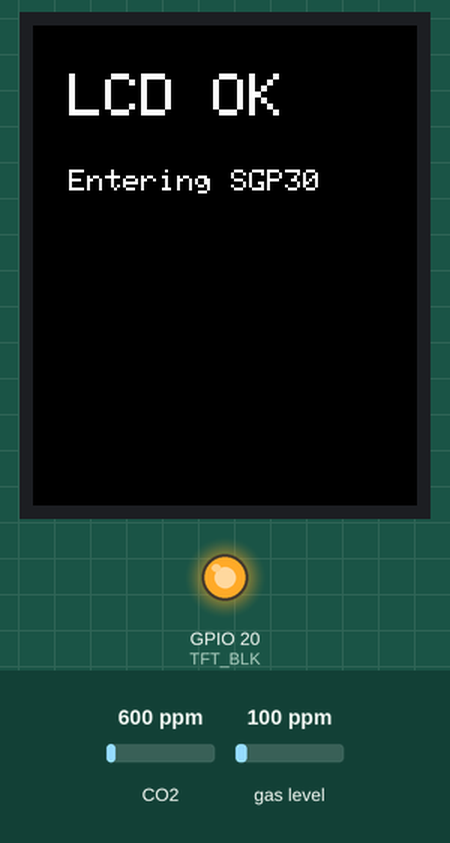
Recording of a sketch running on a simulated ESP32. On the bench: 128×160 colour display, output pins drawn as LEDs (lit = HIGH). Inputs (shaded band) come from the test bench; at power-on: gas level 100 ppm, CO2 600 ppm. What the sketch prints to the serial monitor is not drawn.

Above: at 3.7 s.
At 6.3 s:
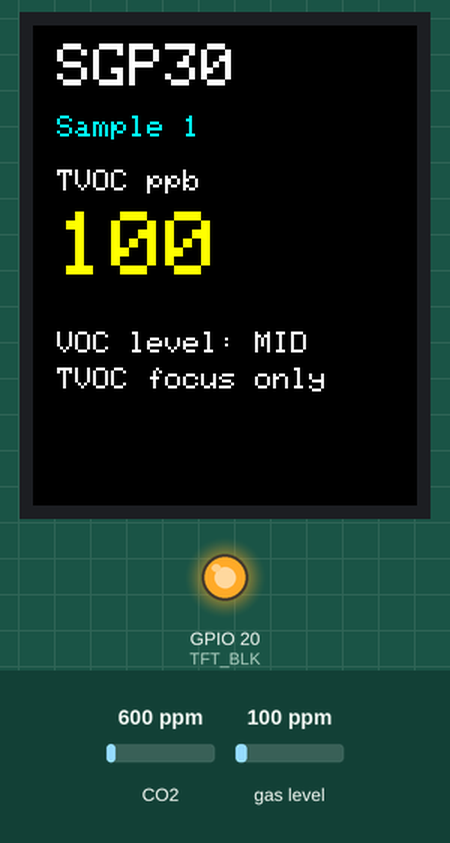
6.4 s: gas level set to 85 ppm
At 7.5 s:
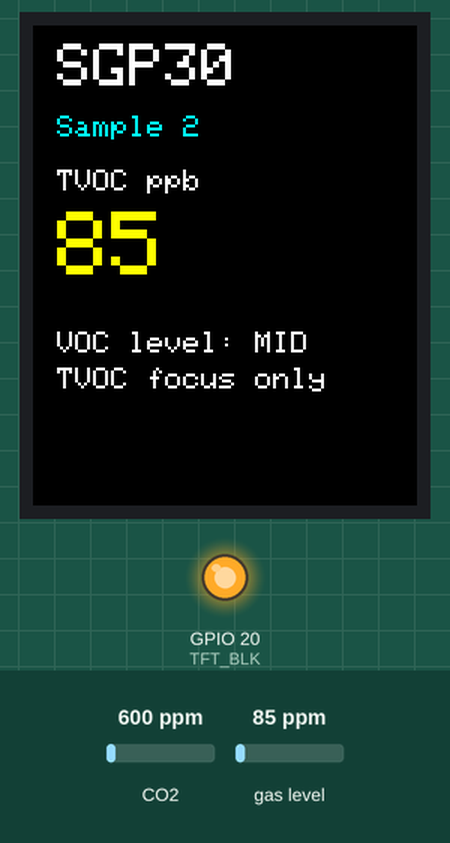
9.2 s: gas level set to 76 ppm
At 10.0 s:
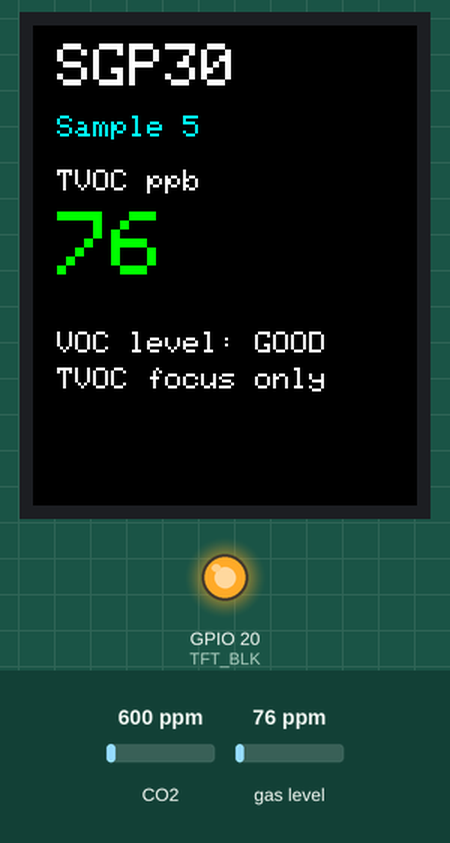
13.4 s: gas level set to 250 ppm
At 14.2 s:
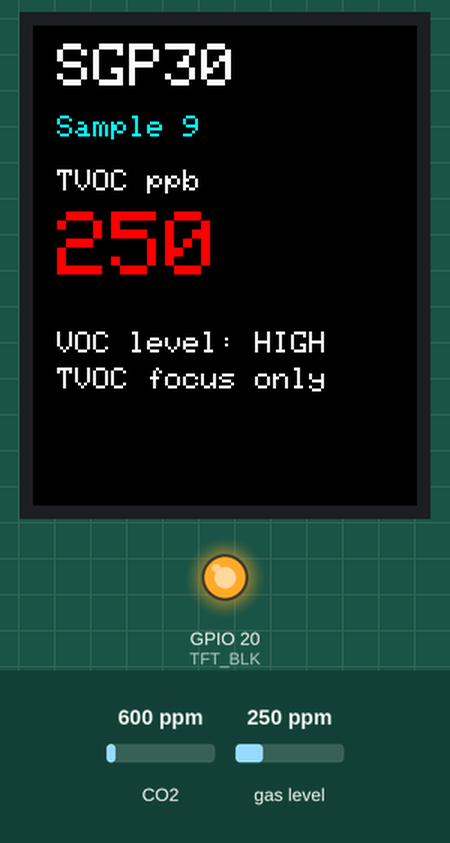
Timing chart, 0 to 16.4 s (numbered marks = the images above; inputs shaded):
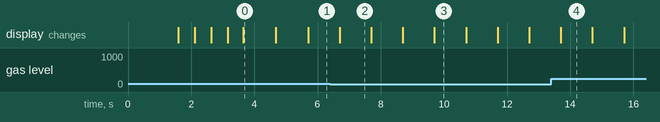

Measured:
- the behaviour switches between 81 and 80 ppm on gas level (found by bisection; images 2 and 3)
- after the input at 9.2 s, the display: changes after 0.50 s (image 3)
- after the input at 13.4 s, the display: changes after 0.30 s (image 4)
- what the display in image 0 shows lasts 1.0 s, from 3.7 s to 4.7 s

The sketch:

sgp30_lcd_realtime.ino
```cpp
#include <Wire.h>
#include <Adafruit_GFX.h>
#include <Adafruit_ST7735.h>
#include <Adafruit_SGP30.h>

// ESP32-P4 + SGP30 + ST7735S LCD realtime display

static const int I2C_SDA_PIN = 47;
static const int I2C_SCL_PIN = 46;
static const uint32_t SAMPLE_INTERVAL_MS = 1000;

#define TFT_CS    5
#define TFT_DC    4
#define TFT_RST   3
#define TFT_MOSI  2
#define TFT_SCLK  1
#define TFT_BLK   20

#define COLOR_BLACK   0x0000
#define COLOR_WHITE   0xFFFF
#define COLOR_RED     0xF800
#define COLOR_GREEN   0x07E0
#define COLOR_YELLOW  0xFFE0
#define COLOR_CYAN    0x07FF

Adafruit_SGP30 sgp;
Adafruit_ST7735 tft = Adafruit_ST7735(TFT_CS, TFT_DC, TFT_MOSI, TFT_SCLK, TFT_RST);

uint32_t sampleIndex = 0;
uint32_t lastSampleMs = 0;

static void fillScreenAndLog(uint16_t color, const char *name) {
  Serial.print("LCD test color: ");
  Serial.println(name);
  tft.fillScreen(color);
  delay(500);
}

static void runLcdPowerOnTest() {
  Serial.println("LCD init start");
  tft.initR(INITR_BLACKTAB);
  tft.setRotation(0);
  tft.fillScreen(COLOR_BLACK);
  Serial.println("LCD init done");

  fillScreenAndLog(COLOR_RED, "RED");
  fillScreenAndLog(COLOR_GREEN, "GREEN");
  fillScreenAndLog(COLOR_WHITE, "WHITE");
  fillScreenAndLog(COLOR_BLACK, "BLACK");

  tft.setTextWrap(false);
  tft.setTextColor(COLOR_WHITE);
  tft.setTextSize(2);
  tft.setCursor(12, 16);
  tft.println("LCD OK");
  tft.setTextSize(1);
  tft.setCursor(12, 48);
  tft.println("Entering SGP30");
  delay(1000);
}

static uint16_t getTvocColor(uint16_t tvoc) {
  if (tvoc > 220) {
    return COLOR_RED;
  }
  if (tvoc > 80) {
    return COLOR_YELLOW;
  }
  return COLOR_GREEN;
}

static const char *getTvocLabel(uint16_t tvoc) {
  if (tvoc > 220) {
    return "HIGH";
  }
  if (tvoc > 80) {
    return "MID";
  }
  return "GOOD";
}

static void drawWaitingScreen() {
  tft.fillScreen(COLOR_BLACK);
  tft.setTextWrap(false);
  tft.setTextColor(COLOR_WHITE);
  tft.setTextSize(2);
  tft.setCursor(8, 10);
  tft.println("SGP30");

  tft.setTextSize(1);
  tft.setCursor(8, 40);
  tft.println("Waiting data...");
  tft.setCursor(8, 56);
  tft.print("I2C SDA=");
  tft.println(I2C_SDA_PIN);
  tft.setCursor(8, 72);
  tft.print("I2C SCL=");
  tft.println(I2C_SCL_PIN);
}

static void drawSensorValues(uint16_t tvoc, uint32_t index) {
  tft.fillScreen(COLOR_BLACK);
  tft.setTextWrap(false);

  tft.setTextColor(COLOR_WHITE);
  tft.setTextSize(2);
  tft.setCursor(8, 6);
  tft.println("SGP30");

  tft.setTextSize(1);
  tft.setCursor(8, 30);
  tft.setTextColor(COLOR_CYAN);
  tft.print("Sample ");
  tft.println(index);

  tft.setTextColor(COLOR_WHITE);
  tft.setCursor(8, 48);
  tft.println("TVOC ppb");

  tft.setTextColor(getTvocColor(tvoc));
  tft.setTextSize(3);
  tft.setCursor(8, 62);
  tft.println(tvoc);

  tft.setTextSize(1);
  tft.setTextColor(COLOR_WHITE);
  tft.setCursor(8, 102);
  tft.print("VOC level: ");
  tft.println(getTvocLabel(tvoc));

  tft.setCursor(8, 114);
  tft.println("TVOC focus only");
}

static void drawErrorScreen(const char *message) {
  tft.fillScreen(COLOR_BLACK);
  tft.setTextWrap(false);
  tft.setTextColor(COLOR_RED);
  tft.setTextSize(2);
  tft.setCursor(8, 10);
  tft.println("SGP30");

  tft.setTextSize(1);
  tft.setCursor(8, 44);
  tft.setTextColor(COLOR_WHITE);
  tft.println("Sensor error");
  tft.setCursor(8, 62);
  tft.println(message);
}

static void printSensorRow(uint32_t index, uint16_t tvoc) {
  Serial.print(index);
  Serial.print(',');
  Serial.println(tvoc);
}

void setup() {
  Serial.begin(115200);
  delay(1200);
  Serial.println();
  Serial.println("ESP32-P4 SGP30 LCD realtime start...");

  pinMode(TFT_BLK, OUTPUT);
  digitalWrite(TFT_BLK, HIGH);
  delay(200);

  runLcdPowerOnTest();
  drawWaitingScreen();

  Wire.begin(I2C_SDA_PIN, I2C_SCL_PIN);

  Serial.print("I2C SDA=");
  Serial.print(I2C_SDA_PIN);
  Serial.print(" SCL=");
  Serial.println(I2C_SCL_PIN);

  if (!sgp.begin()) {
    Serial.println("# ERROR: SGP30 not found. Check wiring and I2C pins.");
    drawErrorScreen("Not found");
    while (true) {
      delay(1000);
    }
  }

  Serial.print("# Found SGP30 serial: ");
  Serial.print(sgp.serialnumber[0], HEX);
  Serial.print('-');
  Serial.print(sgp.serialnumber[1], HEX);
  Serial.print('-');
  Serial.println(sgp.serialnumber[2], HEX);

  Serial.println("index,tvoc_ppb");
  lastSampleMs = millis();
}

void loop() {
  if (millis() - lastSampleMs < SAMPLE_INTERVAL_MS) {
    return;
  }
  lastSampleMs = millis();

  if (!sgp.IAQmeasure()) {
    Serial.println("# ERROR: IAQmeasure failed");
    drawErrorScreen("IAQ failed");
    return;
  }

  sampleIndex++;
  printSensorRow(sampleIndex, sgp.TVOC);
  drawSensorValues(sgp.TVOC, sampleIndex);
}
```
